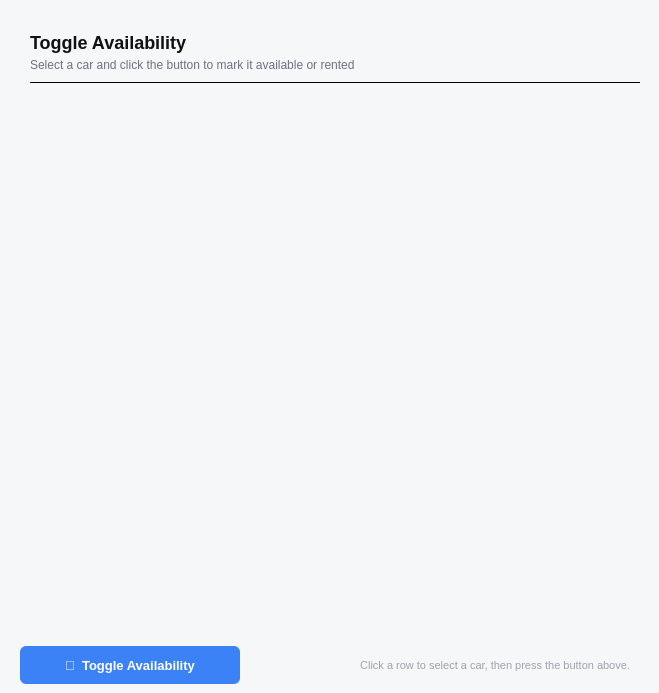
    <widget class="QWidget" name="availPage">
     <property name="styleSheet">
      <string notr="true">background-color: #F5F7F9;</string>
     </property>
     <widget class="QLabel" name="availTitle">
      <property name="geometry">
       <rect>
        <x>30</x>
        <y>28</y>
        <width>500</width>
        <height>28</height>
       </rect>
      </property>
      <property name="styleSheet">
       <string notr="true">font-size: 18px;
font-weight: bold;
color: #111111;
background: transparent;
font-family: Segoe UI;</string>
      </property>
      <property name="text">
       <string>Toggle Availability</string>
      </property>
     </widget>
     <widget class="QLabel" name="availSubtitle">
      <property name="geometry">
       <rect>
        <x>30</x>
        <y>56</y>
        <width>500</width>
        <height>18</height>
       </rect>
      </property>
      <property name="styleSheet">
       <string notr="true">font-size: 12px;
color: #6B7280;
background: transparent;
font-family: Segoe UI;</string>
      </property>
      <property name="text">
       <string>Select a car and click the button to mark it available or rented</string>
      </property>
     </widget>
     <widget class="QFrame" name="availDivider">
      <property name="geometry">
       <rect>
        <x>30</x>
        <y>82</y>
        <width>610</width>
        <height>1</height>
       </rect>
      </property>
      <property name="styleSheet">
       <string notr="true">background-color: #E5E7EB;</string>
      </property>
      <property name="frameShape">
       <enum>QFrame::Shape::HLine</enum>
      </property>
     </widget>
     <widget class="QTableWidget" name="availTable">
      <property name="geometry">
       <rect>
        <x>20</x>
        <y>94</y>
        <width>630</width>
        <height>536</height>
       </rect>
      </property>
      <property name="frameShape">
       <enum>QFrame::Shape::NoFrame</enum>
      </property>
     </widget>
     <widget class="QPushButton" name="toggleAvailBtn">
      <property name="geometry">
       <rect>
        <x>20</x>
        <y>646</y>
        <width>220</width>
        <height>38</height>
       </rect>
      </property>
      <property name="styleSheet">
       <string notr="true">QPushButton#toggleAvailBtn {
    background-color: #3B82F6;
    color: #ffffff;
    border: none;
    border-radius: 6px;
    font-size: 13px;
    font-weight: bold;
    font-family: Segoe UI;
}
QPushButton#toggleAvailBtn:hover {
    background-color: #2563EB;
}
QPushButton#toggleAvailBtn:pressed {
    background-color: #1D4ED8;
}</string>
      </property>
      <property name="text">
       <string>🔄  Toggle Availability</string>
      </property>
     </widget>
     <widget class="QLabel" name="availHint">
      <property name="geometry">
       <rect>
        <x>256</x>
        <y>650</y>
        <width>374</width>
        <height>30</height>
       </rect>
      </property>
      <property name="styleSheet">
       <string notr="true">font-size: 11px;
color: #9CA3AF;
background: transparent;
font-family: Segoe UI;</string>
      </property>
      <property name="text">
       <string>Click a row to select a car, then press the button above.</string>
      </property>
      <property name="alignment">
       <set>Qt::AlignmentFlag::AlignRight|Qt::AlignmentFlag::AlignTrailing|Qt::AlignmentFlag::AlignVCenter</set>
      </property>
     </widget>
    </widget>
